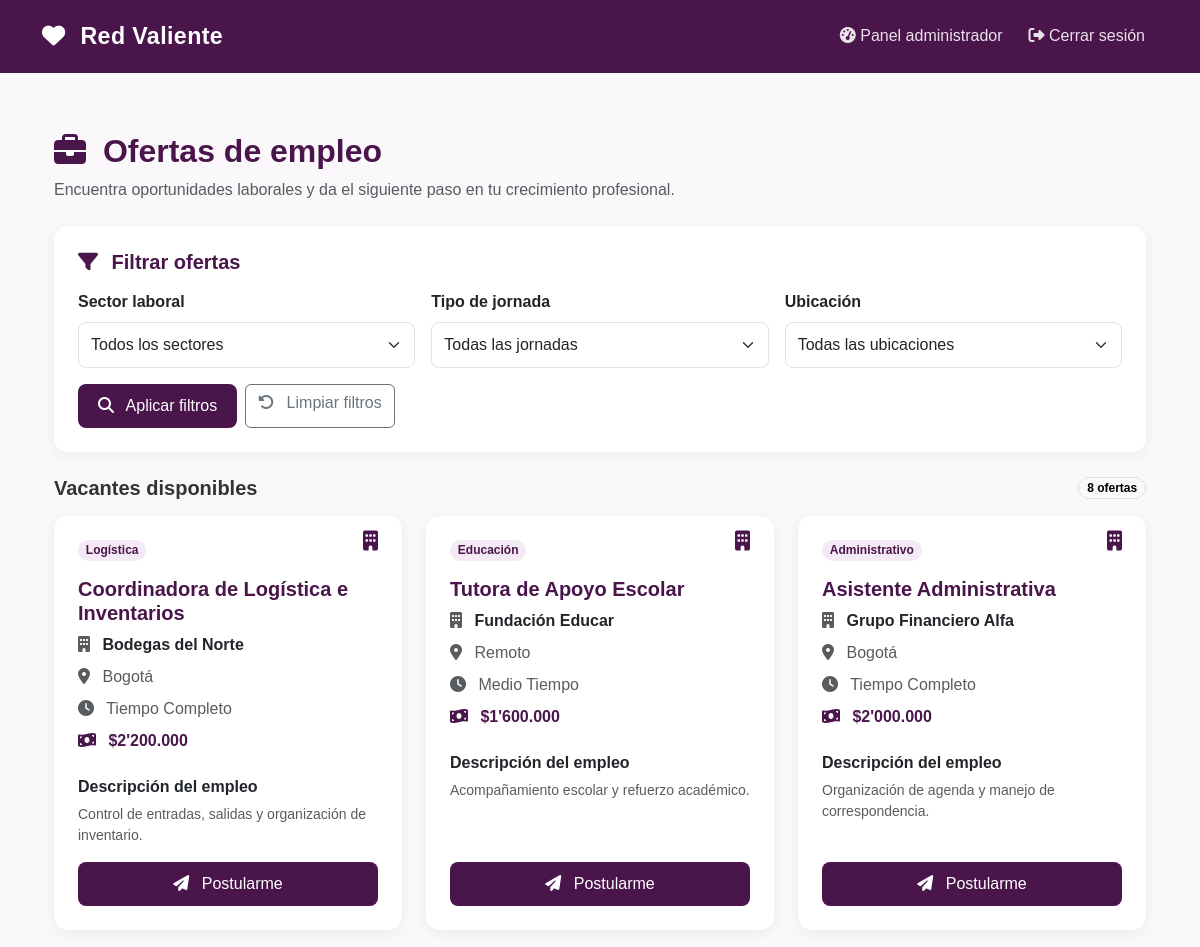
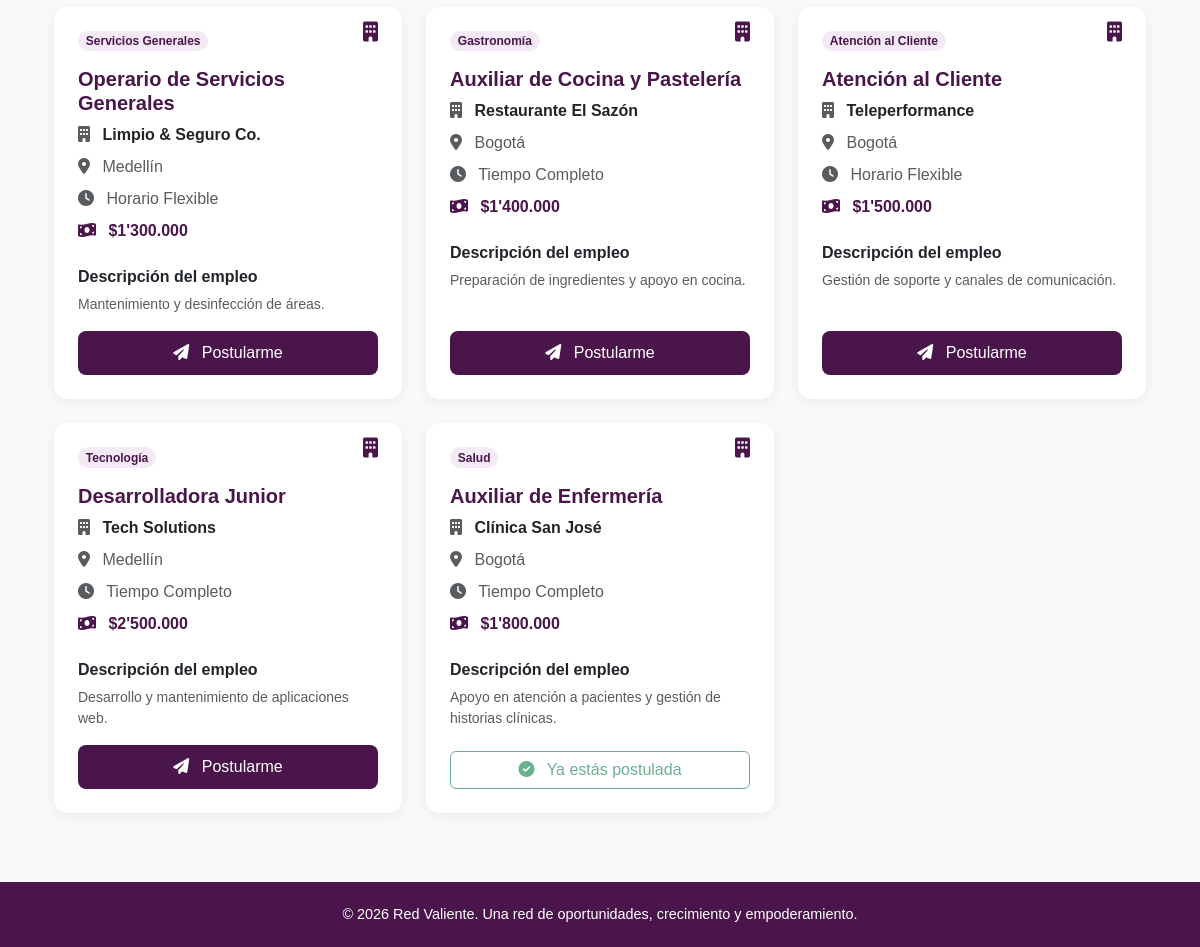
Page /empleos (signed in) on the committed database (2 pictures, top to bottom).
### tables this page shows
CREATE TABLE vacantes (
            id INTEGER PRIMARY KEY AUTOINCREMENT,
            titulo TEXT NOT NULL,
            empresa TEXT NOT NULL,
            salario TEXT NOT NULL,
            jornada TEXT NOT NULL
        , sector TEXT DEFAULT '', ubicacion TEXT DEFAULT '', descripcion TEXT DEFAULT '', activa INTEGER DEFAULT 1);

### app.py (the view)
@app.route("/empleos")
@login_requerido
def ver_empleos():
    usuaria = obtener_usuaria_actual()
    if not usuaria:
        session.clear()
        return redirect(url_for("login"))
    sector_filtro = request.args.get(
        "sector", "Todos los sectores"
    )
    jornada_filtro = request.args.get(
        "jornada", "Todas las jornadas"
    )
    ubicacion_filtro = request.args.get(
        "ubicacion", "Todas las ubicaciones"
    )
    consulta = """
        SELECT * FROM vacantes
        WHERE activa = 1
    """
    parametros = []
    if sector_filtro != "Todos los sectores":
        consulta += " AND sector = ?"
        parametros.append(sector_filtro)
    if jornada_filtro != "Todas las jornadas":
        consulta += " AND jornada = ?"
        parametros.append(jornada_filtro)
    if ubicacion_filtro != "Todas las ubicaciones":
        consulta += " AND ubicacion = ?"
        parametros.append(ubicacion_filtro)
    consulta += " ORDER BY id DESC"
    conn = get_db_connection()
    vacantes = conn.execute(
        consulta,
        parametros
    ).fetchall()
    postulaciones = conn.execute("""
        SELECT vacante_id
        FROM postulaciones
        WHERE usuaria_id = ?
    """, (usuaria["id"],)).fetchall()
    ids_postuladas = [
        p["vacante_id"] for p in postulaciones
    ]
    conn.close()
    return render_template(
        "empleos.html",
        usuaria=usuaria,
        vacantes=vacantes,
        ids_postuladas=ids_postuladas,
        sectores=SECTORES,
        jornadas=JORNADAS,
        ubicaciones=UBICACIONES,
        sector_sel=sector_filtro,
        jornada_sel=jornada_filtro,
        ubicacion_sel=ubicacion_filtro
    )

### app.py (called while the page is built)
def get_db_connection():
    conn = sqlite3.connect(DATABASE)
    conn.row_factory = sqlite3.Row
    conn.execute("PRAGMA foreign_keys = ON")
    return conn

def obtener_usuaria_actual():
    correo = session.get("usuario")
    if not correo:
        return None
    conn = get_db_connection()
    usuaria = conn.execute(
        "SELECT * FROM usuarias WHERE correo = ?",
        (correo,)
    ).fetchone()
    conn.close()
    return usuaria

def login_requerido(funcion):
    @wraps(funcion)
    def decorador(*args, **kwargs):
        if "usuario" not in session:
            flash("Debes iniciar sesión para continuar.", "error")
            return redirect(url_for("login"))
        return funcion(*args, **kwargs)
    return decorador

### templates/empleos.html (shortened to what this page needs)
{% extends "base.html" %}
{% block content %}
<div class="container py-4">
    <div class="mb-4">
        <h2 class="fw-bold text-purple">
            <i class="fa-solid fa-briefcase me-2"></i>
            Ofertas de empleo
        </h2>
        <p class="text-muted">
            Encuentra oportunidades laborales y da el siguiente paso en tu crecimiento profesional.
        </p>
    </div>
    <div class="card p-3 p-md-4 mb-4">
        <h5 class="fw-bold text-purple mb-3">
            <i class="fa-solid fa-filter me-2"></i>
            Filtrar ofertas
        </h5>
        <form method="GET" action="{{ url_for('ver_empleos') }}">
            <div class="row g-3">
                <div class="col-12 col-md-4">
                    <label for="sector" class="form-label fw-semibold">
                        Sector laboral
                    </label>
                    <select class="form-select" id="sector" name="sector">
                        {% for sector in sectores %}
                        <option value="{{ sector }}"
                            {% if sector_sel == sector %}selected{% endif %}>
                            {{ sector }}
                        </option>
                        {% endfor %}
                    </select>
                </div>
                <div class="col-12 col-md-4">
                    <label for="jornada" class="form-label fw-semibold">
                        Tipo de jornada
                    </label>
                    <select class="form-select" id="jornada" name="jornada">
                        {% for jornada in jornadas %}
                        <option value="{{ jornada }}"
                            {% if jornada_sel == jornada %}selected{% endif %}>
                            {{ jornada }}
                        </option>
                        {% endfor %}
                    </select>
                </div>
                <div class="col-12 col-md-4">
                    <label for="ubicacion" class="form-label fw-semibold">
                        Ubicación
                    </label>
                    <select class="form-select" id="ubicacion" name="ubicacion">
                        {% for ubicacion in ubicaciones %}
                        <option value="{{ ubicacion }}"
                            {% if ubicacion_sel == ubicacion %}selected{% endif %}>
                            {{ ubicacion }}
                        </option>
                        {% endfor %}
                    </select>
                </div>
                <div class="col-12 d-flex flex-wrap gap-2">
                    <button type="submit" class="btn btn-primary-custom">
                        <i class="fa-solid fa-magnifying-glass me-2"></i>
                        Aplicar filtros
                    </button>
                    <a href="{{ url_for('ver_empleos') }}"
                       class="btn btn-outline-secondary">
                        <i class="fa-solid fa-rotate-left me-2"></i>
                        Limpiar filtros
                    </a>
                </div>
            </div>
        </form>
    </div>
    <div class="d-flex justify-content-between align-items-center mb-3">
        <h5 class="fw-bold mb-0">Vacantes disponibles</h5>
        <span class="badge rounded-pill text-bg-light border">
            {{ vacantes|length }} ofertas
        </span>
    </div>
    {% if vacantes %}
    <div class="row g-4">
        {% for vacante in vacantes %}
        <div class="col-12 col-md-6 col-lg-4">
            <div class="card h-100 p-3 p-md-4">
                <div class="d-flex justify-content-between align-items-start mb-3">
                    <span class="badge rounded-pill"
                          style="background-color: #F4EAF5; color: #4A154B;">
                        {{ vacante['sector'] or 'General' }}
                    </span>
                    <i class="fa-solid fa-building text-purple fa-lg"></i>
                </div>
                <h5 class="fw-bold text-purple">
                    {{ vacante['titulo'] }}
                </h5>
                <p class="fw-semibold mb-2">
                    <i class="fa-solid fa-building me-2 text-muted"></i>
                    {{ vacante['empresa'] }}
                </p>
                <div class="mb-3">
                    <p class="text-muted mb-2">
                        <i class="fa-solid fa-location-dot me-2"></i>
                        {{ vacante['ubicacion'] or 'Ubicación no especificada' }}
                    </p>
                    <p class="text-muted mb-2">
                        <i class="fa-solid fa-clock me-2"></i>
                        {{ vacante['jornada'] }}
                    </p>
                    <p class="fw-bold mb-2" style="color: #4A154B;">
                        <i class="fa-solid fa-money-bill-wave me-2"></i>
                        {{ vacante['salario'] }}
                    </p>
                </div>
                <div class="mb-3">
                    <h6 class="fw-bold">Descripción del empleo</h6>
                    <p class="text-muted small mb-0">
                        {{ vacante['descripcion'] or 'No hay una descripción disponible para esta vacante.' }}
                    </p>
                </div>
                <div class="mt-auto">
                    {% if vacante['id'] in ids_postuladas %}
                        <button type="button"
                                class="btn btn-outline-success w-100"
                                disabled>
                            <i class="fa-solid fa-circle-check me-2"></i>
                            Ya estás postulada
                        </button>
                    {% elif usuaria and usuaria['estado'] == 'Validada' %}
                        <form method="POST"
                              action="{{ url_for('postular', id_vacante=vacante['id']) }}"
                              onsubmit="return confirm('¿Estás segura de que deseas postularte a esta oferta?');">
                            <button type="submit"
                                    class="btn btn-primary-custom w-100">
                                <i class="fa-solid fa-paper-plane me-2"></i>
                                Postularme
                            </button>
                        </form>
                    {% endif %}
                </div>
            </div>
        </div>
        {% endfor %}
    </div>
    {% endif %}
</div>
{% endblock %}

### templates/base.html (shortened to what this page needs)
<!DOCTYPE html>
<html lang="es">
<head>
    <link
        href="https://cdn.jsdelivr.net/npm/bootstrap@5.3.3/dist/css/bootstrap.min.css"
        rel="stylesheet"
    >
    <link
        rel="stylesheet"
        href="https://cdnjs.cloudflare.com/ajax/libs/font-awesome/6.5.2/css/all.min.css"
    >
</head>
<body>
    <nav class="navbar navbar-expand-lg navbar-dark">
        <div class="container">
            <a class="navbar-brand" href="{{ url_for('inicio') }}">
                <i class="fa-solid fa-heart"></i>
                Red Valiente
            </a>
            <div class="collapse navbar-collapse" id="menuPrincipal">
                <ul class="navbar-nav ms-auto align-items-lg-center">
                    {% if session.get('usuario') %}
                        {% if session.get('rol') == 'admin' %}
                            <li class="nav-item">
                                <a class="nav-link" href="{{ url_for('panel_admin') }}">
                                    <i class="fa-solid fa-gauge-high"></i>
                                    Panel administrador
                                </a>
                            </li>
                        {% endif %}
                        <li class="nav-item">
                            <a class="nav-link" href="{{ url_for('logout') }}">
                                <i class="fa-solid fa-right-from-bracket"></i>
                                Cerrar sesión
                            </a>
                        </li>
                    {% endif %}
                </ul>
            </div>
        </div>
    </nav>
    <main class="container">
        {% block content %}{% endblock %}
    </main>
    <footer>
        <div class="container">
            <p>
                © 2026 Red Valiente.
                Una red de oportunidades, crecimiento y empoderamiento.
            </p>
        </div>
    </footer>
</body>
</html>

### templates/base.html (style rules this page uses)
:root { --purple-main: #4A154B; --purple-hover: #361037; --purple-light: #F4EAF5; --pink-light: #FCEFF5; --text-dark: #333333; --background: #FAF8FB; }
* { box-sizing: border-box; }
body { font-family: Arial, Helvetica, sans-serif; background-color: var(--background); color: var(--text-dark); min-height: 100vh; display: flex; flex-direction: column; }
.navbar { background-color: var(--purple-main); padding: 14px 0; }
.navbar-brand { color: white !important; font-size: 1.45rem; font-weight: bold; letter-spacing: 0.4px; }
.navbar-brand i { margin-right: 8px; }
.navbar .nav-link { color: rgba(255, 255, 255, 0.88) !important; font-weight: 500; margin: 0 5px; transition: 0.2s; }
main { flex: 1; padding-top: 35px; padding-bottom: 45px; }
.btn-primary-custom { background-color: var(--purple-main); color: white; border: none; border-radius: 8px; padding: 10px 20px; transition: 0.2s; }
.text-purple { color: var(--purple-main); }
.card { border: none; border-radius: 14px; box-shadow: 0 3px 14px rgba(0, 0, 0, 0.06); }
.form-control, .form-select { border-radius: 8px; padding: 10px 12px; }
footer { background-color: var(--purple-main); color: white; padding: 22px 12px; text-align: center; margin-top: auto; }
footer p { margin: 0; font-size: 0.9rem; }

### rows in the picture
vacantes: sector "Logística", titulo "Coordinadora de Logística e Inventarios", empresa "Bodegas del Norte", ubicacion "Bogotá", jornada "Tiempo Completo", salario "$2'200.000", descripcion "Control de entradas, salidas y organización de inventario."
vacantes: sector "Educación", titulo "Tutora de Apoyo Escolar", empresa "Fundación Educar", ubicacion "Remoto", jornada "Medio Tiempo", salario "$1'600.000", descripcion "Acompañamiento escolar y refuerzo académico."
vacantes: sector "Administrativo", titulo "Asistente Administrativa", empresa "Grupo Financiero Alfa", ubicacion "Bogotá", jornada "Tiempo Completo", salario "$2'000.000", descripcion "Organización de agenda y manejo de correspondencia."
vacantes: sector "Servicios Generales", titulo "Operario de Servicios Generales", empresa "Limpio & Seguro Co.", ubicacion "Medellín", jornada "Horario Flexible", salario "$1'300.000", descripcion "Mantenimiento y desinfección de áreas."
vacantes: sector "Gastronomía", titulo "Auxiliar de Cocina y Pastelería", empresa "Restaurante El Sazón", ubicacion "Bogotá", jornada "Tiempo Completo", salario "$1'400.000", descripcion "Preparación de ingredientes y apoyo en cocina."
vacantes: sector "Atención al Cliente", titulo "Atención al Cliente", empresa "Teleperformance", ubicacion "Bogotá", jornada "Horario Flexible", salario "$1'500.000", descripcion "Gestión de soporte y canales de comunicación."
vacantes: sector "Tecnología", titulo "Desarrolladora Junior", empresa "Tech Solutions", ubicacion "Medellín", jornada "Tiempo Completo", salario "$2'500.000", descripcion "Desarrollo y mantenimiento de aplicaciones web."
vacantes: sector "Salud", titulo "Auxiliar de Enfermería", empresa "Clínica San José", ubicacion "Bogotá", jornada "Tiempo Completo", salario "$1'800.000", descripcion "Apoyo en atención a pacientes y gestión de historias clínicas.", shows "Ya estás postulada"

### other values in the picture
{{ vacantes|length }} "8"
form field sector "Todos los sectores"
form field jornada "Todas las jornadas"
form field ubicacion "Todas las ubicaciones"
